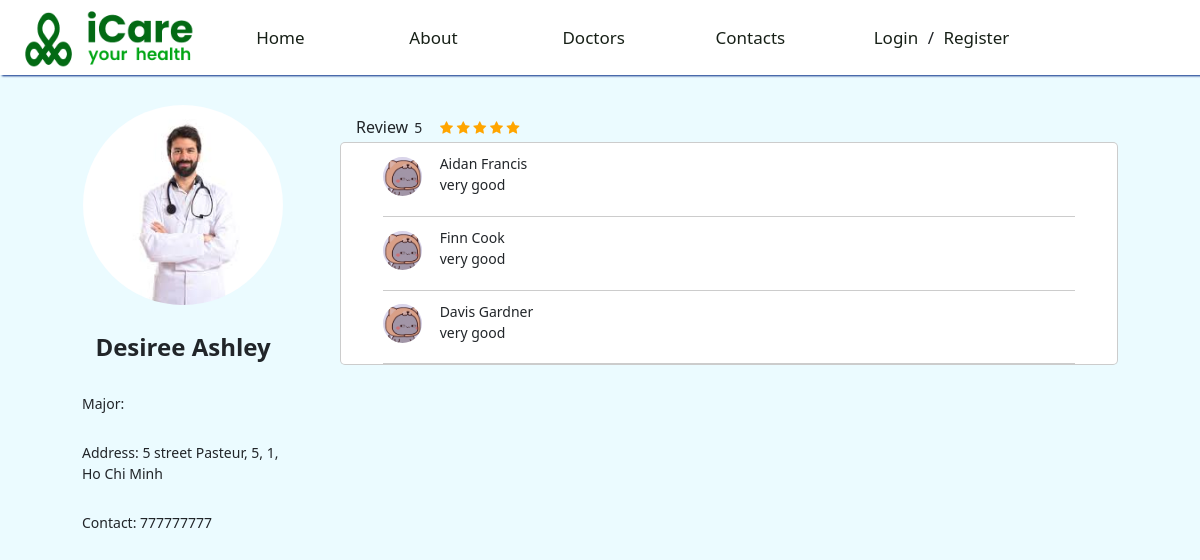
The app's page /index.php?page=detail&id=3 with its own data.
### tables this page shows
CREATE TABLE doctor
(
    doc_name VARCHAR(50) NOT NULL,
    clinic_number VARCHAR(50),
    doc_id INT NOT NULL,
    street VARCHAR(50),
    ward VARCHAR(50),
    district VARCHAR(50),
    city VARCHAR(50),
    image_url VARCHAR(200),
    description VARCHAR(500),
    star_reviews FLOAT NOT NULL,
    phone_number VARCHAR(50),
    PRIMARY KEY (doc_id)
);

### views/detail-components/detail-info-card.php (the view, shortened to what this page needs)
<?php
include "./services/connection.php";
?>
<?php
    $name = "";
    $image_url = "";
    $address = "";
    if(isset($_GET['id']))
        $id = $_GET['id'];
    $sql1 = "CALL getDoctorDetails($id);";
    $record = mysqli_query($conn, $sql1);
    while ($user_info = mysqli_fetch_assoc($record)) {
        $address = $user_info['clinic_number'] . " street " . $user_info['street'] . ", " . $user_info['ward'] . ", " . $user_info['district'] . ", " . $user_info['city'];
        $name = $user_info['doc_name'];
        $image_url = $user_info['image_url'];
        $contact = $user_info['phone_number'];
    }
?>
<div class="user-card">
    <div class="user-image-card">
        <img class="user-image" src="./assets/img/user/<?php echo $image_url ?>" alt="">
    </div>
    <div>
        <div class="user-name"><?php echo $name ?></div>
        <div class='user-info'>Major: <span class='info'></div>
        <div class="user-info">Address: <span class="info"><?php echo $address ?></span></div>
        <div class="user-info">Contact: <span class="info"><?php echo $contact ?></span></div>
    </div>
</div>

### views/detail-components/review.php
<?php
include "./services/connection.php";
$id = $_GET['id'];
?>
<div class="review">
    <?php
        $sql = "SELECT star_reviews FROM doctor WHERE doc_id = $id";
        $result = mysqli_query($conn, $sql);
        while ($row = mysqli_fetch_assoc($result)){
            $stars = round($row['star_reviews']);
        }
    ?>
    <h4>Review <span class="review-rating"><?php echo $stars ?></span></h4>
    <div class="review-star">
        <?php for ($x = 0; $x < 5; $x++) {
            if($stars > 0){
        ?>
                <span class="fa fa-star checked"></span>
            <?php } else { ?>
                <span class="fa fa-star"></span>
        <?php } $stars = $stars - 1; } ?>
    </div>
    <div class="review-part">
        <?php
        $sql = "call getRecentReviews($id)";
        $result = mysqli_query($conn, $sql);
        while ($row = mysqli_fetch_assoc($result)) {
        ?>
            <div class="reviewer">
                <img class="reviewer-img" src="./assets/img/user/<?php echo $row['image_url'] ?>" alt="">
                <div>
                    <div class="reviewer-name"><?php echo $row['patient_name'] ?></div>
                    <div class="reviewer-comment"><?php echo $row['patient_review'] ?></div>
                </div>
            </div>
        <?php } ?>
    </div>
</div>

### assets/css/base.css (style rules this page uses)
:root { --primary-color: #012884; --primary-text-color: #016A14; --white-color: #fff; --black-color: #000; --text-color: #7a7a7a; --black-text-color: #172017; --border-color: #dbdbdb; --background-color: #ebfbff; --header-height: 75px; --header-height-responsive: 120px; }
* { box-sizing: inherit; }
html { font-size: 62.5%; line-height: 1.6rem; font-family: "Roboto", sans-serif; box-sizing: border-box; -webkit-box-sizing: border-box; -moz-box-sizing: border-box; background-color: var(--background-color); }
body { background-color: var(--background-color); background-repeat: no-repeat; background-attachment: fixed; background-position: top center; color: var(--black-text-color); -webkit-font-smoothing: antialiased; font-smooth: antialiased; -moz-osx-font-smoothing: grayscale; }

### assets/css/profile/user-info-card.css (style rules this page uses)
.user-card { background-color: none; text-align: center; margin-left: 3em; margin-top: 3em; }
.user-image-card { margin: 0; padding: 0; }
.user-image { width: 280px; height: 280px; border-radius: 50%; }
.user-name { font-size: 24px; font-weight: 700; margin-top: 1em; }
.user-info { font-size: 14px; text-align: start; margin: 2em 2em; font-weight: 500; }
.info { font-weight: 400; }
@media (max-width: 1400px) { .user-image { width: 200px; height: 200px; } }

### assets/css/profile/profile-page.css (style rules this page uses)
body { background-color: #ebfbff; }

### assets/css/profile/review.css (style rules this page uses)
.review { margin-top: 3em; margin-left: 2em; font-size: 14px; width: 90%; }
.review > h4 { font-size: 16px; margin-left: 1em; display: inline-block; }
.review-rating { margin-left: 2px; font-size: 14px; font-weight: 400; }
.review-star { display: inline-block; margin-left: 1em; }
.review-part { background-color: white; border: 1px solid rgba(0, 0, 0, 0.2); border-radius: 5px; }
.reviewer { margin-right: 3em; margin-left: 3em; border-bottom: 1px solid rgba(0, 0, 0, 0.2); padding-top: 10px; }
.reviewer > div { display: inline-block; }
.checked { color: orange; }
.reviewer-img { width: 39px; height: 39px; border-radius: 50%; background-color: none; margin-right: 1em; display: inline-block; margin-bottom: 20px; }
.reviewer-name { display: inline-block; }

### records on screen
doctor: image_url (picture), doc_name "Desiree Ashley", address "5 street Pasteur, 5, 1, Ho Chi Minh", phone_number "777777777", star_reviews "5"

### other values on screen
$row['patient_name'] "Aidan Francis"
$row['patient_review'] "very good"
$row['patient_name'] "Finn Cook"
$row['patient_name'] "Davis Gardner"
